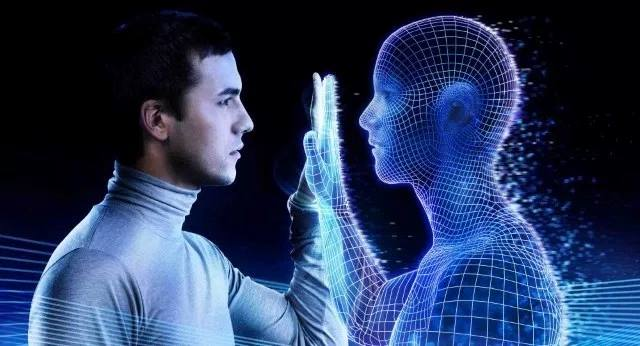
#> input picture Chapter01/images/inteligenciaArtificial.jpg, 640 x 346 px
$ python '04division de colores de imagen.py'
#> lines starting #> are read from the running program, lines starting #| are printed output that depends on the picture
import cv2
img = cv2.imread('./images/inteligenciaArtificial.jpg', cv2.IMREAD_COLOR)
#> img is the input picture: shape (346, 640, 3); mean B, G, R 94.5, 58.5, 41.6
gray_img = cv2.cvtColor(img, cv2.COLOR_RGB2GRAY)
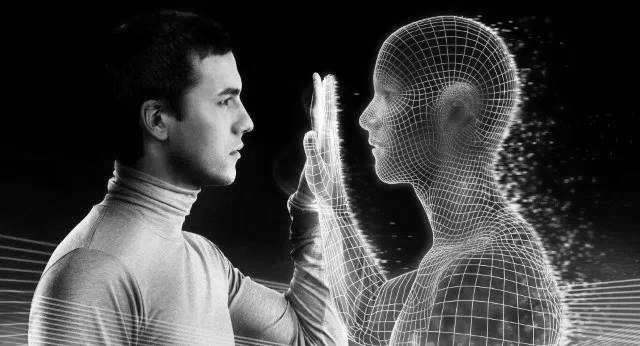
#> gray_img: shape (346, 640); min 0, max 254, mean 67.4
yuv_img = cv2.cvtColor(img, cv2.COLOR_BGR2YUV)
#> yuv_img: shape (346, 640, 3); mean of channels 0, 1, 2 57.5, 146.2, 114
y,u,v = cv2.split(yuv_img)
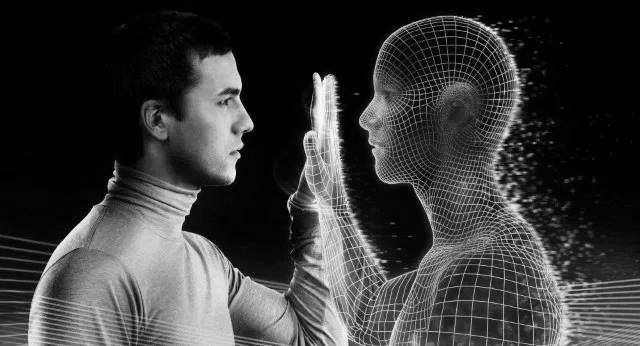
#> y: shape (346, 640); min 0, max 253, mean 57.5
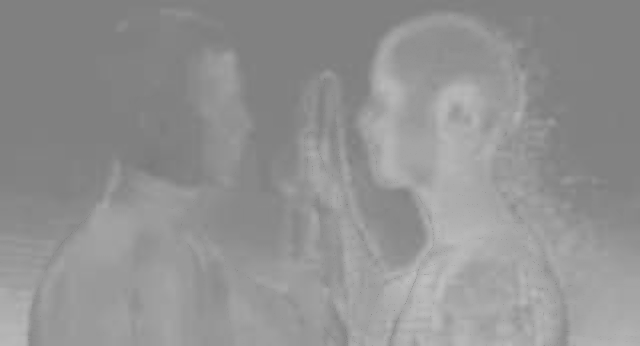
#> u: shape (346, 640); min 121, max 191, mean 146.2
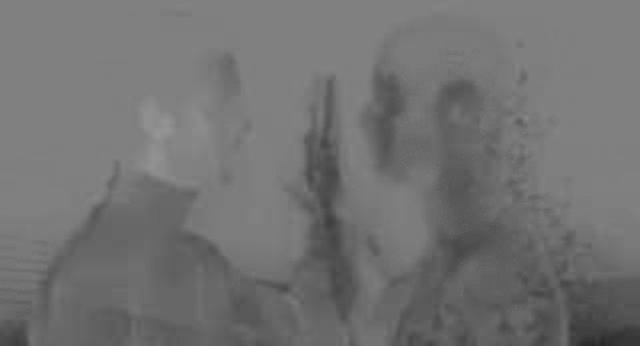
#> v: shape (346, 640); min 39, max 150, mean 114
cv2.imshow(' imagen yuv', yuv_img)
cv2.imshow('image en escala gris', gray_img)
cv2.imshow('Y channel', y)
cv2.imshow('U channel', u)
cv2.imshow('V channel', v)
cv2.waitKey()

$ run again, with Chapter01/images/gordo.jpg copied over Chapter01/images/inteligenciaArtificial.jpg
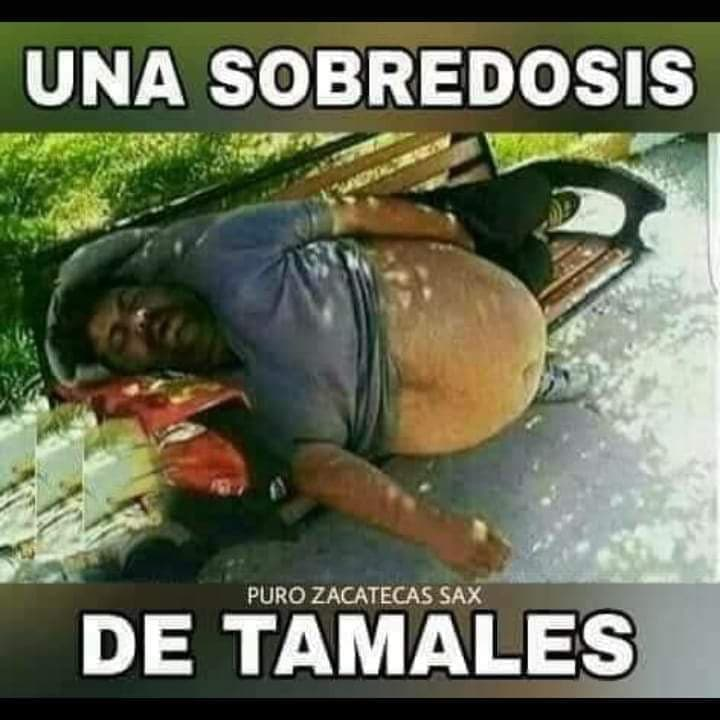
#> input picture Chapter01/images/gordo.jpg, 720 x 720 px
#> img is the input picture: shape (720, 720, 3); mean B, G, R 84.9, 107.6, 103.5
#> `gray_img = cv2.cvtColor(img, cv2.COLOR_RGB2GRAY)`:
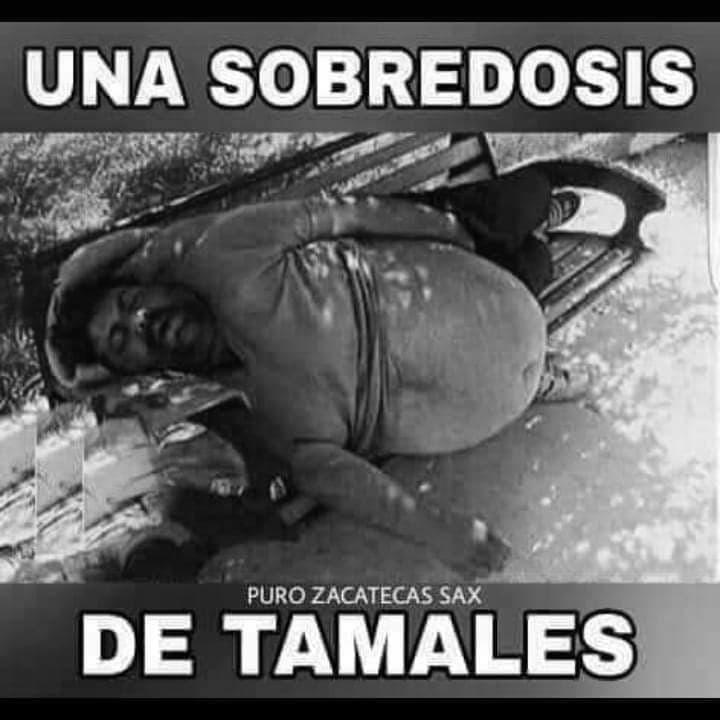
#> gray_img: shape (720, 720); min 0, max 255, mean 100.3
#> yuv_img: shape (720, 720, 3); mean of channels 0, 1, 2 103.8, 118.8, 127.7
#> `y,u,v = cv2.split(yuv_img)`:
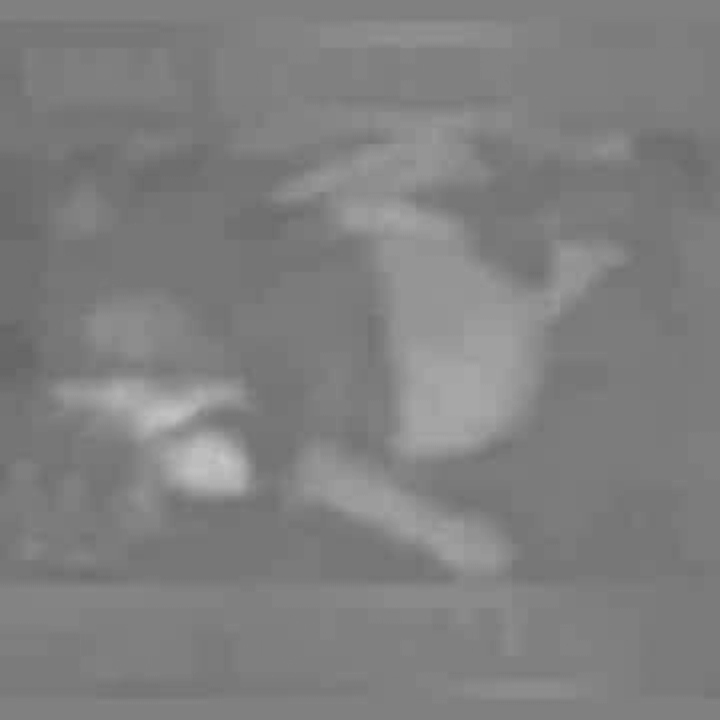
#> v: shape (720, 720); min 101, max 198, mean 127.7

$ run again, with Chapter01/images/input.jpg copied over Chapter01/images/inteligenciaArtificial.jpg
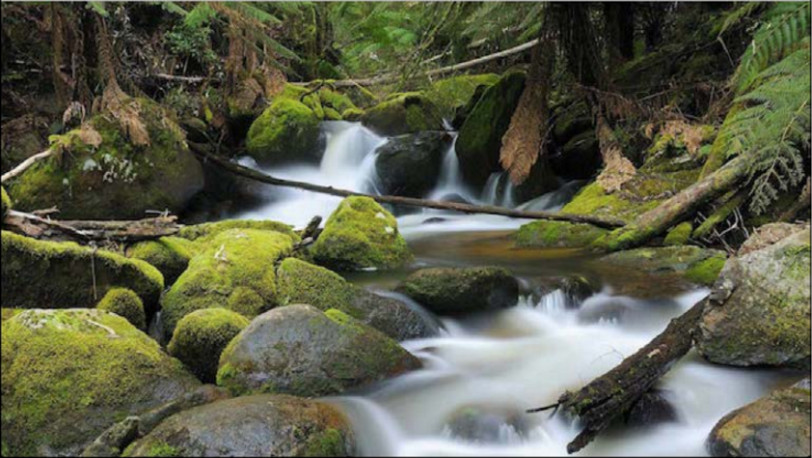
#> input picture Chapter01/images/input.jpg, 812 x 458 px
#> img is the input picture: shape (458, 812, 3); mean B, G, R 72.5, 93.3, 91.1
#> `gray_img = cv2.cvtColor(img, cv2.COLOR_RGB2GRAY)`:
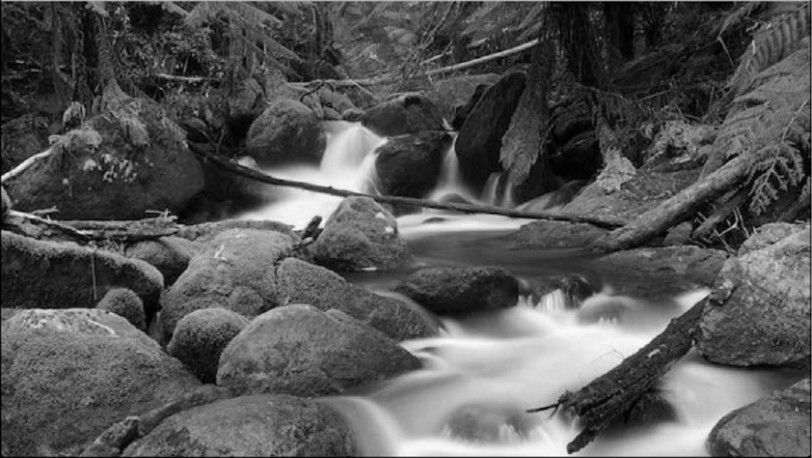
#> gray_img: shape (458, 812); min 0, max 253, mean 86.8
#> yuv_img: shape (458, 812, 3); mean of channels 0, 1, 2 90.3, 119.3, 128.8
#> `y,u,v = cv2.split(yuv_img)`:
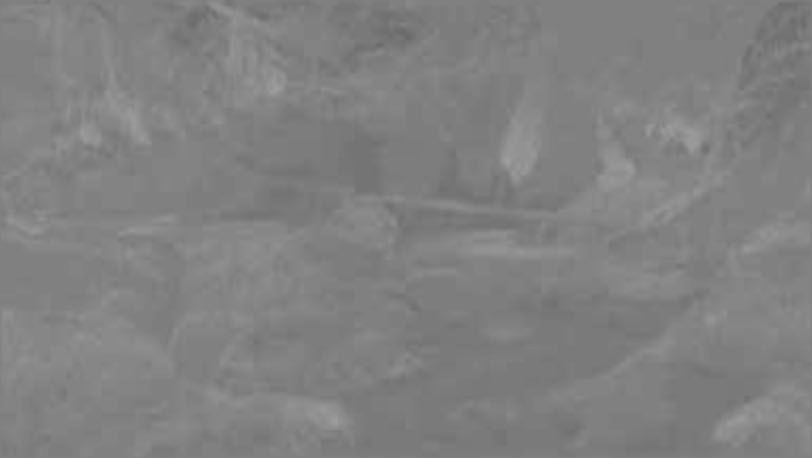
#> v: shape (458, 812); min 104, max 159, mean 128.8

$ run again, with Chapter01/images/juanVargas.jpg copied over Chapter01/images/inteligenciaArtificial.jpg
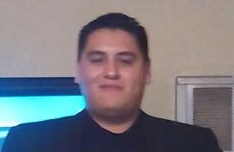
#> input picture Chapter01/images/juanVargas.jpg, 234 x 152 px
#> img is the input picture: shape (152, 234, 3); mean B, G, R 128, 120.9, 122
#> yuv_img: shape (152, 234, 3); mean of channels 0, 1, 2 122, 131, 128
#> `y,u,v = cv2.split(yuv_img)`:
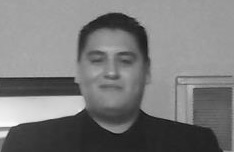
#> y: shape (152, 234); min 18, max 250, mean 122
#> `y,u,v = cv2.split(yuv_img)`:
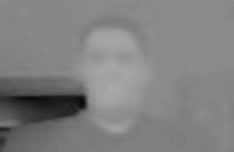
#> v: shape (152, 234); min 6, max 170, mean 128
